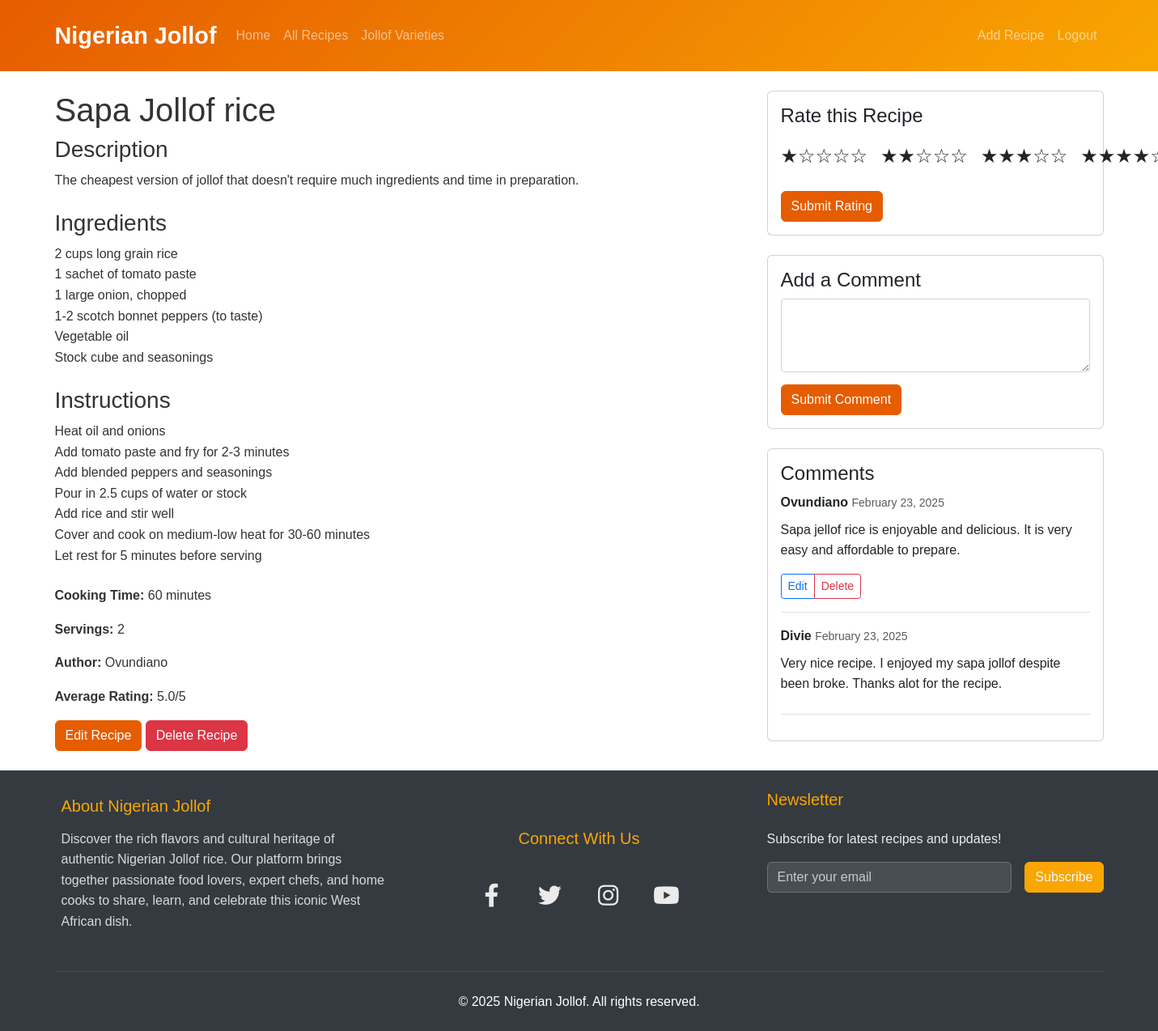
Page /recipe/1/ (signed in) on the committed database.
### recipes/models.py (models this page shows, shortened)
class Recipe(models.Model):
    title = models.CharField(max_length=200)
    description = models.TextField()
    ingredients = models.TextField()
    instructions = models.TextField()
    cooking_time = models.IntegerField(help_text="Cooking time in minutes")
    servings = models.IntegerField()
    image = models.ImageField(upload_to='recipes/', blank=True, null=True)
    created_at = models.DateTimeField(auto_now_add=True)
    updated_at = models.DateTimeField(auto_now=True)
    category = models.ForeignKey(Category, on_delete=models.SET_NULL, null=True)
    author = models.ForeignKey(User, on_delete=models.CASCADE)
    def average_rating(self):
        ratings = self.ratings.all()
        if ratings:
            return sum([rating.value for rating in ratings]) / len(ratings)
        return 0

class Rating(models.Model):
    recipe = models.ForeignKey('Recipe', on_delete=models.CASCADE, related_name='ratings')
    user = models.ForeignKey(User, on_delete=models.CASCADE)
    value = models.IntegerField(choices=[(i, i) for i in range(1, 6)])  # 1-5 rating
    created_at = models.DateTimeField(auto_now_add=True)
    class Meta:
        unique_together = ('recipe', 'user')  # One rating per user per recipe

class Comment(models.Model):
    recipe = models.ForeignKey(Recipe, on_delete=models.CASCADE)
    user = models.ForeignKey(User, on_delete=models.CASCADE)
    content = models.TextField()
    created_at = models.DateTimeField(auto_now_add=True)

### recipes/views.py (the view, shortened to what this page needs)
# urls.py: path('recipe/<int:pk>/', views.RecipeDetailView.as_view(), name='recipe_detail'),
class RecipeDetailView(DetailView):
    model = Recipe
    template_name = 'recipes/recipe_detail.html'
    def get_context_data(self, **kwargs):
        context = super().get_context_data(**kwargs)
        context['comment_form'] = CommentForm()
        context['rating_form'] = RatingForm()
        if self.request.user.is_authenticated:
            existing_rating = Rating.objects.filter(
                recipe=self.object,
                user=self.request.user
            ).first()
            if existing_rating:
                context['rating_form'] = RatingForm(initial={'value': existing_rating.value})
        context['comments'] = self.object.comment_set.all().order_by('-created_at')
        return context

### recipes/forms.py
class CommentForm(forms.ModelForm):
    class Meta:
        model = Comment
        fields = ['content']
        widgets = {
            'content': forms.Textarea(attrs={'rows': 3})
        }

class RatingForm(forms.ModelForm):
    value = forms.ChoiceField(
        choices=[(i, f"{'★' * i}{'☆' * (5-i)}") for i in range(1, 6)],
        widget=forms.RadioSelect(attrs={'class': 'rating-input'}),
        label='Rate this recipe'
    )
    class Meta:
        model = Rating
        fields = ['value']

### recipes/templates/recipes/recipe_detail.html (shortened to what this page needs)
{% extends 'recipes/base.html' %}
{% block content %}
<div class="row">
    <div class="col-md-8">
        <h1>{{ recipe.title }}</h1>
        <div class="mb-4">
            <h3>Description</h3>
            <p>{{ recipe.description }}</p>
        </div>
        <div class="mb-4">
            <h3>Ingredients</h3>
            {{ recipe.ingredients|linebreaks }}
        </div>
        <div class="mb-4">
            <h3>Instructions</h3>
            {{ recipe.instructions|linebreaks }}
        </div>
        <div class="mb-4">
            <p><strong>Cooking Time:</strong> {{ recipe.cooking_time }} minutes</p>
            <p><strong>Servings:</strong> {{ recipe.servings }}</p>
            <p><strong>Author:</strong> {{ recipe.author.username }}</p>
            <p><strong>Average Rating:</strong> {{ recipe.average_rating|floatformat:1 }}/5</p>
            {% if user == recipe.author %}
                <div class="mt-3">
                    <a href="{% url 'recipes:recipe_update' recipe.pk %}" class="btn btn-primary">Edit Recipe</a>
                    <a href="{% url 'recipes:recipe_delete' recipe.pk %}" class="btn btn-danger">Delete Recipe</a>
                </div>
            {% endif %}
        </div>
    </div>
    <div class="col-md-4">
        {% if user.is_authenticated %}
            <div class="card mb-4">
                <div class="card-body">
                    <h4>Rate this Recipe</h4>
                    <form method="post">
                        <div class="rating-container">
                            {{ rating_form.value }}
                        </div>
                        <button type="submit" class="btn btn-primary mt-2">Submit Rating</button>
                    </form>
                </div>
            </div>
            <div class="card mb-4">
                <div class="card-body">
                    <h4>Add a Comment</h4>
                    <form method="post">
                        <div class="form-group">
                            {{ comment_form.content }}
                        </div>
                        <button type="submit" class="btn btn-primary mt-2">Submit Comment</button>
                    </form>
                </div>
            </div>
        {% else %}
            <div class="alert alert-info">
                Please <a href="{% url 'login' %}">login</a> to rate and comment on recipes.
            </div>
        {% endif %}
        <div class="card">
            <div class="card-body">
                <h4>Comments</h4>
                {% for comment in comments %}
                    <div class="mb-3 border-bottom pb-2">
                        <strong>{{ comment.user.username }}</strong>
                        <small class="text-muted">{{ comment.created_at|date:"F d, Y" }}</small>
                        <p class="mt-2">{{ comment.content }}</p>
                        {% if user == comment.user %}
                            <div class="btn-group btn-group-sm mb-2">
                                <a href="{% url 'recipes:edit_comment' comment.id %}"
                                    class="btn btn-outline-primary">
                                    Edit
                                </a>
                                <a href="{% url 'recipes:delete_comment' comment.id %}"
                                    class="btn btn-outline-danger">
                                    Delete
                                </a>
                            </div>
                        {% endif %}
                    </div>
                {% empty %}
                    <p class="text-muted">No comments yet.</p>
                {% endfor %}
            </div>
        </div>
    </div>
</div>
{% endblock %}

### recipes/static/recipes/css/style.css (style rules this page uses)
:root { --primary-color: #e65c00; --secondary-color: #f9a602; --accent-color: #2c3e50; --text-color: #333; --light-bg: #f8f9fa; --facebook-color: #2d4373; --twitter-color: #1a6b9e; --instagram-color: #c13584; --youtube-color: #cc0000; }
body { font-family: 'Poppins', sans-serif; color: var(--text-color); line-height: 1.6; }
.btn-primary { background-color: var(--primary-color); border-color: var(--primary-color); }
.rating-container { margin: 1rem 0; }
.rating-input { display: flex; gap: 1rem; }
.rating-input label { cursor: pointer; font-size: 1.5rem; }
textarea { width: 100%; padding: 0.375rem 0.75rem; border: 1px solid #ced4da; border-radius: 0.25rem; }
.btn-group-sm .btn { padding: 0.25rem 0.5rem; font-size: 0.875rem; line-height: 1.5; border-radius: 0.2rem; }

### rows in the picture
Recipe: title "Sapa Jollof rice", description "The cheapest version of jollof that doesn't require much ingredients and time in preparation.", ingredients "2 cups long grain rice 1 sachet of tomato paste 1 large onion, chopped 1-2 scotch bonnet peppers (to taste) Vegetable oil Stock cube and seasonings", instructions "Heat oil and onions Add tomato paste and fry for 2-3 minutes Add blended peppers and seasonings Pour in 2.5 cups of water or stock Add rice and stir well Cover and cook on medium-low heat for 30-60 minutes Let rest for 5 minutes before serving", cooking_time "60", servings "2", author.username "Ovundiano", average_rating "5.0"
Comment: user.username "Ovundiano", created_at "February 23, 2025", content "Sapa jellof rice is enjoyable and delicious. It is very easy and affordable to prepare.", shows "Edit"
Comment: user.username "Divie", created_at "February 23, 2025", content "Very nice recipe. I enjoyed my sapa jollof despite been broke. Thanks alot for the recipe."
